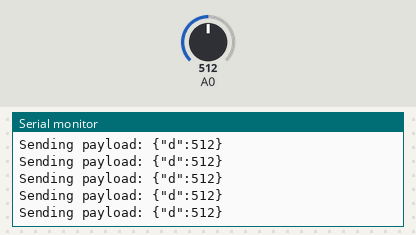
This sketch was run on a simulated Arduino Uno, built with avr-gcc and run on an emulated ATmega328P. Parts: the last lines printed to the serial monitor. The inputs (shaded band) are chosen by the test bench; at power-on: A0 = 512. No MQTT or app messages arrive unless stated.

Above: at 1.2 s.
1.3 s: A0 set to 105
At 2.3 s:
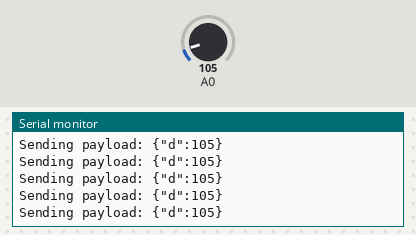
4.3 s: A0 set to 94
At 5.0 s:
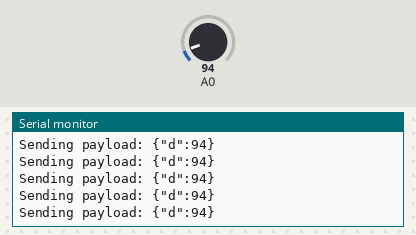
13.3 s: A0 set to 8
At 13.8 s:
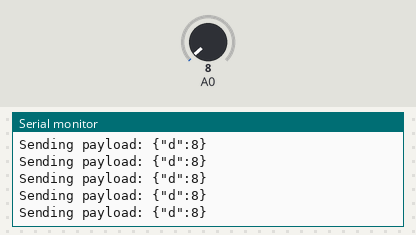
16.3 s: A0 set to 11
At 17.4 s:
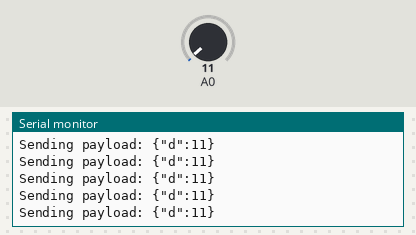
Timing chart, 0 to 19.3 s (numbered marks = the images above; inputs shaded):
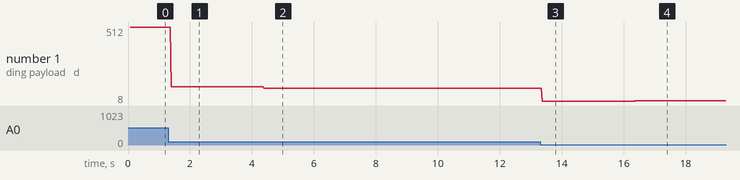

Measured:
- after the input at 1.3 s, the serial monitor: prints a new line after 0.09 s (image 1)
- after the input at 4.3 s, the serial monitor: prints a new line after 0.09 s (image 2)
- after the input at 13.3 s, the serial monitor: prints a new line after 0.07 s (image 3)
- after the input at 16.3 s, the serial monitor: prints a new line after 0.07 s (image 4)
- plotted number 1: 512 → 105 after the input at 1.3 s, 105 → 94 after the input at 4.3 s, 94 → 8 after the input at 13.3 s, 8 → 11 after the input at 16.3 s

The sketch:

publishECG.ino
```cpp
#include <SPI.h>
#include <Ethernet.h>
#include <PubSubClient.h>

#define ORG "*******"
#define DEVICE_TYPE "*******"
#define DEVICE_ID "*******"
#define TOKEN "*******"

// Update this to either the MAC address found on the sticker on your ethernet shield (newer shields)
// or a different random hexadecimal value (change at least the last four bytes)
byte mac[]    = {0xDE, 0xED, 0xBA, 0xFE, 0xFE, 0xED };
// char macstr[] = "ece8067";
// // Note this next value is only used if you intend to test against a local MQTT server
// byte localserver[] = {192, 168, 1, 98 };
// Update this value to an appropriate open IP on your local network
byte ip[]     = {192, 168, 1, 20 };

//=================================================================================================

char server[] = ORG ".messaging.internetofthings.ibmcloud.com";
char authMethod[] = "use-token-auth";
char token[] = TOKEN;
char clientId[] = "d:" ORG ":" DEVICE_TYPE ":" DEVICE_ID;

const char publishTopic[] = "iot-2/evt/status/fmt/json";
const char responseTopic[] = "iotdm-1/response";
const char manageTopic[] = "iotdevice-1/mgmt/manage";
const char updateTopic[] = "iotdm-1/device/update";
const char rebootTopic[] = "iotdm-1/mgmt/initiate/device/reboot";

// Callback function header
void callback(char* publishTopic, char* payload, unsigned int payloadLength);
//=================================================================================================


EthernetClient ethClient;
PubSubClient client(server, 1883, callback, ethClient);

float getECG(void);
String payload;


void setup()
{

  // Start the ethernet client, open up serial port for debugging, and attach the DHT11 sensor
	Ethernet.begin(mac, ip);
	Serial.begin(9600);

	if (!client.connected()) {
		Serial.print("Reconnecting client to ");
		Serial.println(server);

		// client.subscribe("inTopic");
	while (!client.connect(clientId, authMethod, token)) {
		Serial.print(".");
		//delay(500);
	}
	Serial.println();
	}

}

void loop()
{

  	//float ECG = getECG();
	int ecg=analogRead(0);
	payload = "{\"d\":";
	payload += ecg;
	payload += "}";
	Serial.print("Sending payload: ");
	Serial.println(payload);
	client.publish(publishTopic, (char *)payload.c_str());

	 //delay(1);
	client.loop();
}


void callback(char* publishTopic, char* payload, unsigned int length) {
	// In order to republish this payload, a copy must be made
	// as the orignal payload buffer will be overwritten whilst
	// constructing the PUBLISH packet.

	// Allocate the correct amount of memory for the payload copy
	byte* p = (byte*)malloc(length);
	// Copy the payload to the new buffer
	memcpy(p,payload,length);
	// client.publish("outTopic", p, length);
	client.publish(publishTopic, (char *)payload);
	// Free the memory
	free(p);
}

// float getECG(void)
// 	{
// 		float analog0;
// 		// Read from analogic in.
// 		analog0=analogRead(0);
// 		// binary to voltage conversion
// 		return analog0 = (float)analog0 * 3.3 / 1023.0;
// 	}
```
